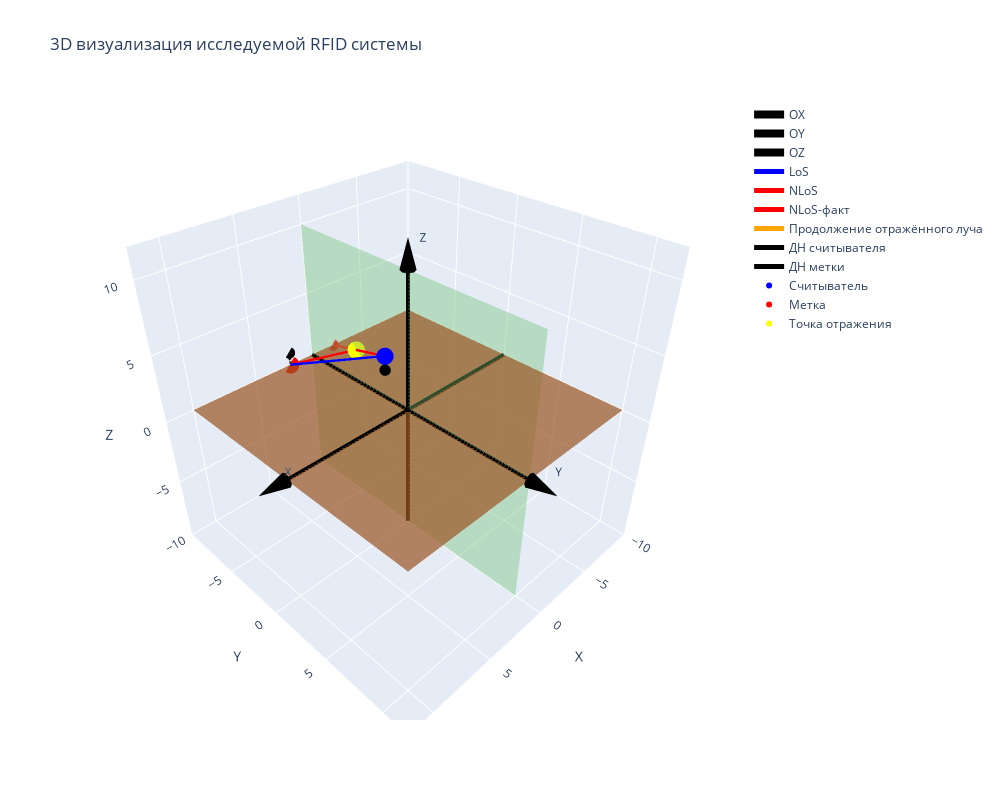

Source (notebook cell):
### Markdown cell above
## Построить визуализацию
* Коричневая плоскость XOY - земля
* Зелёная плоскость YOZ - стена, от которой происходит отражение луча

### Code cell
fig = go.Figure()

draw_axes(fig)

# Векторы ----------------------------------------------------------------
plot_vector(fig, TX_POS, RX_POS, color="blue", name="LoS") # Прямая компонента сигнала
plot_vector(fig, TX_POS, rx_pos_refl, color="red", name="NLoS") # Компонента до "зазеркальной" метки
plot_vector(fig, ref_point, RX_POS, color="red", name="NLoS-факт") # Реальная отражённая компонента
plot_vector(fig, RX_POS, RX_POS + d1_vector_rx_n, color="orange", name="Продолжение отражённого луча") # Вспомогательный вектор для вычисления угла между ДН метки и отражённым от стены лучом
plot_vector(fig, TX_POS, tx_antenna_dir, color="black", name="ДН считывателя")
fig.add_trace(go.Cone(
    x=[tx_antenna_dir[0]], y=[tx_antenna_dir[1]], z=[tx_antenna_dir[2]],
    u=[0], v=[0], w=[-1],
    sizemode="absolute", sizeref=0.5, anchor="tip", showscale=False,
    colorscale=[[0, "black"], [1, "black"]],
    name="Arrow TX"
))
plot_vector(fig, RX_POS, rx_antenna_dir, color="black", name="ДН метки")
fig.add_trace(go.Cone(
    x=[rx_antenna_dir[0]], y=[rx_antenna_dir[1]], z=[rx_antenna_dir[2]],
    u=[0], v=[0], w=[1],
    sizemode="absolute", sizeref=0.5, anchor="tip", showscale=False,
    colorscale=[[0, "black"], [1, "black"]],
    name="Arrow RX"
))

# Точки ------------------------------------------------------------------
plot_point(fig, TX_POS, color="blue", name="Считыватель")
plot_point(fig, RX_POS, color="red", name="Метка")
plot_point(fig, ref_point, color="yellow", name="Точка отражения")

# Плоскости ------------------------------------------------------------------
plot_plane(fig, WALL_NORMAL, WALL_POINT, size=10, color="lightgreen", opacity=0.4) # Плоскость YOZ от которой происходит отражение
plot_plane(fig, np.array([0, 0, 1]), np.array([0, 0, 0]), size=10, color="saddlebrown", opacity=0.7)

fig.update_layout(
    scene=dict(
        xaxis=dict(title="X", range=[-10, 12]),
        yaxis=dict(title="Y", range=[-10, 12]),
        zaxis=dict(title="Z", range=[-10, 12]),
        aspectmode="cube"
    ),
    width=1000,
    height=800,
    title="3D визуализация исследуемой RFID системы"
)

fig.show()

### Figure 1 — Plotly figure (JSON) as saved in the notebook; plotly's stock layout.template omitted (floating-point values rounded to 4 significant figures)
{"data": [{"line": {"color": "black", "width": 8}, "mode": "lines", "name": "OX", "type": "scatter3d", "x": [-10, 10], "y": [0, 0], "z": [0, 0]}, {"line": {"color": "black", "width": 8}, "mode": "lines", "name": "OY", "type": "scatter3d", "x": [0, 0], "y": [-10, 10], "z": [0, 0]}, {"line": {"color": "black", "width": 8}, "mode": "lines", "name": "OZ", "type": "scatter3d", "x": [0, 0], "y": [0, 0], "z": [-10, 10]}, {"anchor": "tail", "colorscale": [[0, "black"], [1, "black"]], "showscale": false, "sizemode": "absolute", "sizeref": 2, "type": "cone", "u": [1], "v": [0], "w": [0], "x": [10], "y": [0], "z": [0]}, {"anchor": "tail", "colorscale": [[0, "black"], [1, "black"]], "showscale": false, "sizemode": "absolute", "sizeref": 2, "type": "cone", "u": [0], "v": [1], "w": [0], "x": [0], "y": [10], "z": [0]}, {"anchor": "tail", "colorscale": [[0, "black"], [1, "black"]], "showscale": false, "sizemode": "absolute", "sizeref": 2, "type": "cone", "u": [0], "v": [0], "w": [1], "x": [0], "y": [0], "z": [10]}, {"mode": "text", "name": "", "showlegend": false, "text": ["X"], "textposition": "top right", "type": "scatter3d", "x": [11], "y": [0], "z": [0]}, {"mode": "text", "name": "", "showlegend": false, "text": ["Y"], "textposition": "top right", "type": "scatter3d", "x": [0], "y": [11], "z": [0]}, {"mode": "text", "name": "", "showlegend": false, "text": ["Z"], "textposition": "top right", "type": "scatter3d", "x": [0], "y": [0], "z": [11]}, {"line": {"color": "blue", "width": 5}, "marker": {"size": 4}, "mode": "lines+markers", "name": "LoS", "type": "scatter3d", "x": [2, 2], "y": [0, -10], "z": [5, 0]}, {"line": {"color": "red", "width": 5}, "marker": {"size": 4}, "mode": "lines+markers", "name": "NLoS", "type": "scatter3d", "x": [2, -2], "y": [0, -10], "z": [5, 0]}, {"line": {"color": "red", "width": 5}, "marker": {"size": 4}, "mode": "lines+markers", "name": "NLoS-факт", "type": "scatter3d", "x": [0, 2], "y": [-5, -10], "z": [2.5, 0]}, {"line": {"color": "orange", "width": 5}, "marker": {"size": 4}, "mode": "lines+markers", "name": "Продолжение отражённого луча", "type": "scatter3d", "x": [2, 2.337], "y": [-10, -10.84], "z": [0, -0.4211]}, {"line": {"color": "black", "width": 5}, "marker": {"size": 4}, "mode": "lines+markers", "name": "ДН считывателя", "type": "scatter3d", "x": [2, 2], "y": [0, 0], "z": [5, 4]}, {"anchor": "tip", "colorscale": [[0, "black"], [1, "black"]], "name": "Arrow TX", "showscale": false, "sizemode": "absolute", "sizeref": 0.5, "type": "cone", "u": [0], "v": [0], "w": [-1], "x": [2], "y": [0], "z": [4]}, {"line": {"color": "black", "width": 5}, "marker": {"size": 4}, "mode": "lines+markers", "name": "ДН метки", "type": "scatter3d", "x": [2, 2], "y": [-10, -10], "z": [0, 1]}, {"anchor": "tip", "colorscale": [[0, "black"], [1, "black"]], "name": "Arrow RX", "showscale": false, "sizemode": "absolute", "sizeref": 0.5, "type": "cone", "u": [0], "v": [0], "w": [1], "x": [2], "y": [-10], "z": [1]}, {"marker": {"color": "blue", "size": 6}, "mode": "markers", "name": "Считыватель", "type": "scatter3d", "x": [2], "y": [0], "z": [5]}, {"marker": {"color": "red", "size": 6}, "mode": "markers", "name": "Метка", "type": "scatter3d", "x": [2], "y": [-10], "z": [0]}, {"marker": {"color": "yellow", "size": 6}, "mode": "markers", "name": "Точка отражения", "type": "scatter3d", "x": [0], "y": [-5], "z": [2.5]}, {"colorscale": [[0, "lightgreen"], [1, "lightgreen"]], "opacity": 0.4, "showscale": false, "type": "surface", "x": [[0.0, 0.0, 0.0, 0.0, 0.0, 0.0, 0.0, 0.0, 0.0, 0.0], [0.0, 0.0, 0.0, 0.0, 0.0, 0.0, 0.0, 0.0, 0.0, 0.0], [0.0, 0.0, 0.0, 0.0, 0.0, 0.0, 0.0, 0.0, 0.0, 0.0], [0.0, 0.0, 0.0, 0.0, 0.0, 0.0, 0.0, 0.0, 0.0, 0.0], [0.0, 0.0, 0.0, 0.0, 0.0, 0.0, 0.0, 0.0, 0.0, 0.0], [-0.0, -0.0, -0.0, -0.0, -0.0, 0.0, 0.0, 0.0, 0.0, 0.0], [-0.0, -0.0, -0.0, -0.0, -0.0, 0.0, 0.0, 0.0, 0.0, 0.0], [-0.0, -0.0, -0.0, -0.0, -0.0, 0.0, 0.0, 0.0, 0.0, 0.0], [-0.0, -0.0, -0.0, -0.0, -0.0, 0.0, 0.0, 0.0, 0.0, 0.0], [-0.0, -0.0, -0.0, -0.0, -0.0, 0.0, 0.0, 0.0, 0.0, 0.0]], "y": [[-10.0, -7.778, -5.556, -3.333, -1.111, 1.111, 3.333, 5.556, 7.778, 10.0], [-10.0, -7.778, -5.556, -3.333, -1.111, 1.111, 3.333, 5.556, 7.778, 10.0], [-10.0, -7.778, -5.556, -3.333, -1.111, 1.111, 3.333, 5.556, 7.778, 10.0], [-10.0, -7.778, -5.556, -3.333, -1.111, 1.111, 3.333, 5.556, 7.778, 10.0], [-10.0, -7.778, -5.556, -3.333, -1.111, 1.111, 3.333, 5.556, 7.778, 10.0], [-10.0, -7.778, -5.556, -3.333, -1.111, 1.111, 3.333, 5.556, 7.778, 10.0], [-10.0, -7.778, -5.556, -3.333, -1.111, 1.111, 3.333, 5.556, 7.778, 10.0], [-10.0, -7.778, -5.556, -3.333, -1.111, 1.111, 3.333, 5.556, 7.778, 10.0], [-10.0, -7.778, -5.556, -3.333, -1.111, 1.111, 3.333, 5.556, 7.778, 10.0], [-10.0, -7.778, -5.556, -3.333, -1.111, 1.111, 3.333, 5.556, 7.778, 10.0]], "z": [[-10.0, -10.0, -10.0, -10.0, -10.0, -10.0, -10.0, -10.0, -10.0, -10.0], [-7.778, -7.778, -7.778, -7.778, -7.778, -7.778, -7.778, -7.778, -7.778, -7.778], [-5.556, -5.556, -5.556, -5.556, -5.556, -5.556, -5.556, -5.556, -5.556, -5.556], [-3.333, -3.333, -3.333, -3.333, -3.333, -3.333, -3.333, -3.333, -3.333, -3.333], [-1.111, -1.111, -1.111, -1.111, -1.111, -1.111, -1.111, -1.111, -1.111, -1.111], [1.111, 1.111, 1.111, 1.111, 1.111, 1.111, 1.111, 1.111, 1.111, 1.111], [3.333, 3.333, 3.333, 3.333, 3.333, 3.333, 3.333, 3.333, 3.333, 3.333], [5.556, 5.556, 5.556, 5.556, 5.556, 5.556, 5.556, 5.556, 5.556, 5.556], [7.778, 7.778, 7.778, 7.778, 7.778, 7.778, 7.778, 7.778, 7.778, 7.778], [10.0, 10.0, 10.0, 10.0, 10.0, 10.0, 10.0, 10.0, 10.0, 10.0]]}, {"colorscale": [[0, "saddlebrown"], [1, "saddlebrown"]], "opacity": 0.7, "showscale": false, "type": "surface", "x": [[-10.0, -7.778, -5.556, -3.333, -1.111, 1.111, 3.333, 5.556, 7.778, 10.0], [-10.0, -7.778, -5.556, -3.333, -1.111, 1.111, 3.333, 5.556, 7.778, 10.0], [-10.0, -7.778, -5.556, -3.333, -1.111, 1.111, 3.333, 5.556, 7.778, 10.0], [-10.0, -7.778, -5.556, -3.333, -1.111, 1.111, 3.333, 5.556, 7.778, 10.0], [-10.0, -7.778, -5.556, -3.333, -1.111, 1.111, 3.333, 5.556, 7.778, 10.0], [-10.0, -7.778, -5.556, -3.333, -1.111, 1.111, 3.333, 5.556, 7.778, 10.0], [-10.0, -7.778, -5.556, -3.333, -1.111, 1.111, 3.333, 5.556, 7.778, 10.0], [-10.0, -7.778, -5.556, -3.333, -1.111, 1.111, 3.333, 5.556, 7.778, 10.0], [-10.0, -7.778, -5.556, -3.333, -1.111, 1.111, 3.333, 5.556, 7.778, 10.0], [-10.0, -7.778, -5.556, -3.333, -1.111, 1.111, 3.333, 5.556, 7.778, 10.0]], "y": [[-10.0, -10.0, -10.0, -10.0, -10.0, -10.0, -10.0, -10.0, -10.0, -10.0], [-7.778, -7.778, -7.778, -7.778, -7.778, -7.778, -7.778, -7.778, -7.778, -7.778], [-5.556, -5.556, -5.556, -5.556, -5.556, -5.556, -5.556, -5.556, -5.556, -5.556], [-3.333, -3.333, -3.333, -3.333, -3.333, -3.333, -3.333, -3.333, -3.333, -3.333], [-1.111, -1.111, -1.111, -1.111, -1.111, -1.111, -1.111, -1.111, -1.111, -1.111], [1.111, 1.111, 1.111, 1.111, 1.111, 1.111, 1.111, 1.111, 1.111, 1.111], [3.333, 3.333, 3.333, 3.333, 3.333, 3.333, 3.333, 3.333, 3.333, 3.333], [5.556, 5.556, 5.556, 5.556, 5.556, 5.556, 5.556, 5.556, 5.556, 5.556], [7.778, 7.778, 7.778, 7.778, 7.778, 7.778, 7.778, 7.778, 7.778, 7.778], [10.0, 10.0, 10.0, 10.0, 10.0, 10.0, 10.0, 10.0, 10.0, 10.0]], "z": [[0.0, 0.0, 0.0, 0.0, 0.0, 0.0, 0.0, 0.0, 0.0, 0.0], [0.0, 0.0, 0.0, 0.0, 0.0, 0.0, 0.0, 0.0, 0.0, 0.0], [0.0, 0.0, 0.0, 0.0, 0.0, 0.0, 0.0, 0.0, 0.0, 0.0], [0.0, 0.0, 0.0, 0.0, 0.0, 0.0, 0.0, 0.0, 0.0, 0.0], [0.0, 0.0, 0.0, 0.0, 0.0, 0.0, 0.0, 0.0, 0.0, 0.0], [-0.0, -0.0, -0.0, -0.0, -0.0, 0.0, 0.0, 0.0, 0.0, 0.0], [-0.0, -0.0, -0.0, -0.0, -0.0, 0.0, 0.0, 0.0, 0.0, 0.0], [-0.0, -0.0, -0.0, -0.0, -0.0, 0.0, 0.0, 0.0, 0.0, 0.0], [-0.0, -0.0, -0.0, -0.0, -0.0, 0.0, 0.0, 0.0, 0.0, 0.0], [-0.0, -0.0, -0.0, -0.0, -0.0, 0.0, 0.0, 0.0, 0.0, 0.0]]}], "layout": {"height": 800, "scene": {"aspectmode": "cube", "xaxis": {"range": [-10, 12], "title": {"text": "X"}}, "yaxis": {"range": [-10, 12], "title": {"text": "Y"}}, "zaxis": {"range": [-10, 12], "title": {"text": "Z"}}}, "title": {"text": "3D визуализация исследуемой RFID системы"}, "width": 1000}}
